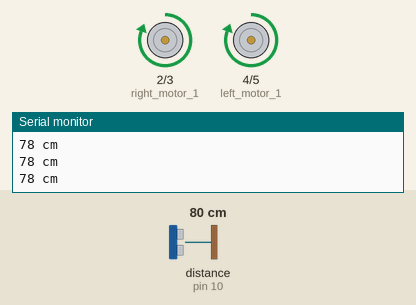
Simulated run of this sketch. Board: Arduino Uno, built with avr-gcc and run on an emulated ATmega328P. On the bench: motor-driver pin pairs drawn as motors (green arrow = first pin HIGH = forward, orange = second pin HIGH = backward, longer = more drive), the last lines printed to the serial monitor. Wiring (inferred from the names in the program): ultrasonic range finder: trigger pin 9; echo pin 10. Inputs (shaded band) come from the test bench; at power-on: distance to the obstacle (sensor on pin 10) 80 cm. The echo pulse lasts 58.3 µs per cm.

Above: at 1.2 s.
1.3 s: distance to the obstacle (sensor on pin 10) set to 34 cm
2.8 s: distance to the obstacle (sensor on pin 10) set to 30 cm
At 3.7 s:
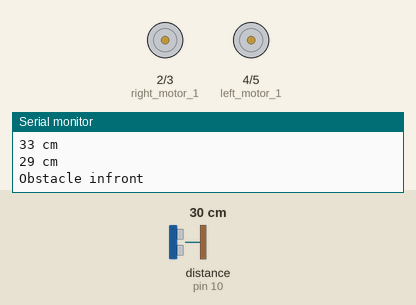
5.8 s: distance to the obstacle (sensor on pin 10) set to 35 cm
At 6.8 s:
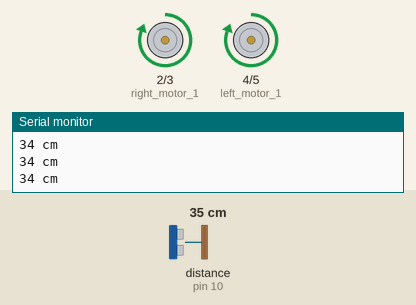
7.5 s: distance to the obstacle (sensor on pin 10) set to 2 cm
At 9.0 s:
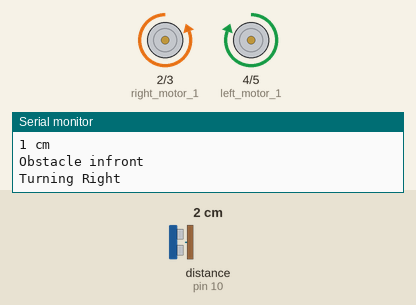
Timing chart, 0 to 11.5 s (numbered marks = the images above; inputs shaded):
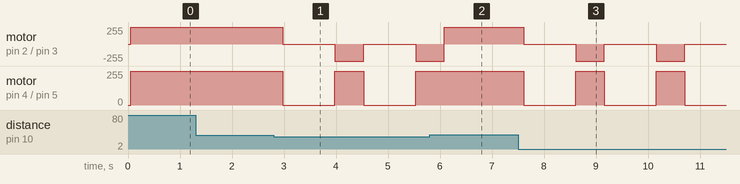

Measured:
- the behaviour switches between 32 and 31 cm on distance to the obstacle (sensor on pin 10) (found by bisection; images 0 and 1)
- after the input at 2.8 s, motor on pin 2 (right_motor_1) / pin 3 (right_motor_2): alternates backward 255/255 for 0.55 s and stopped for 1.0 s, starting after 0.18 s; motor on pin 4 (left_motor_1) / pin 5 (left_motor_2): alternates forward 255/255 for 0.55 s and stopped for 1.0 s, starting after 0.18 s
- after the input at 5.8 s, motor on pin 4 (left_motor_1) / pin 5 (left_motor_2): stays forward 255/255 (without the input it goes to stopped after 0.28 s)
- after the input at 7.5 s, motor on pin 2 (right_motor_1) / pin 3 (right_motor_2): alternates backward 255/255 for 0.55 s and stopped for 1.0 s, starting after 0.11 s; motor on pin 4 (left_motor_1) / pin 5 (left_motor_2): alternates forward 255/255 for 0.55 s and stopped for 1.0 s, starting after 0.11 s

The sketch:

13_Distance_measuring_robot_with_bluetooth.ino
```cpp
const int trigPin = 9;      // Connect trigger pin of ultrasonic sensor to 9 pin of UNO board
const int echoPin = 10;     // Connect echo pin of ultrasonic sensor to 10 pin of UNO board

int right_motor_1=2;        // Connect right side motor 1st wire to 2 pin of UNO board
int right_motor_2=3;        // Connect right side motor 2nd wire to 3 pin of UNO board
int left_motor_1=4;         // Connect left side motor 1st wire to 4 pin of UNO board
int left_motor_2=5;         /* Connect left side motor 2nd wire to 5 pin of UNO board*/
      //No need to declare Bluetooth pins connection, as UNO board 0 & 1 pins acts as Receiver and Tramistter
      //Connect Tx pin of Bluetooth to Rx pin (0 pin) of UNO board
      //Connect Rx pin of Bluetooth to Tx pin (1 pin) of UNO board
long duration;              // This is a variable to store the duration of ultrasonic signal
int distance;               // This is a variable to store the distance measured by ultrasonic sensor

void setup()
{
  pinMode(trigPin, OUTPUT);         // Set the trigger pin of ultrasonic sensor as Output from UNO board to send signals out
  pinMode(echoPin, INPUT);          // Set the echo pin of ultrasonic sensor as input to UNO board to read the recieved signals
      //Set all motor pins as outputs to UNO board to send signals to run the motors
  pinMode(right_motor_1, OUTPUT);
  pinMode(right_motor_2, OUTPUT);
  pinMode(left_motor_1, OUTPUT);
  pinMode(left_motor_2, OUTPUT);
  Serial.begin(9600);               // Starts the serial communication with specified speed
}

void rest()
{
        //to hold robot in stop position by default
  digitalWrite(right_motor_1, LOW);
  digitalWrite(right_motor_2,LOW);
  digitalWrite(left_motor_1, LOW);
  digitalWrite(left_motor_2, LOW);
}

void loop()
{
    //We have to send the signal sound out of ultrasonic sensor
  digitalWrite(trigPin, LOW);         // To make trigger pin clear from any values by making it to zero value
  delayMicroseconds(2);               // wait for 2 microseconds after making trigger pin zero
  digitalWrite(trigPin, HIGH);        // Sets the trigPin on HIGH state
  delayMicroseconds(10);              // Hold trigger pin on HIGH state for 10 Microseconds
  digitalWrite(trigPin, LOW);         // Stop the trigger pin or turn off the trigger pin HIGH state

                            //We have to read and calculate the distance based on reflected sound from obstacle
  duration = pulseIn(echoPin, HIGH);  // Read how much time HIGH value of signal received at echo pin and store it in DURATION variable
  distance = duration*0.034/2;        // Calculating the distance based on duration

                            //Write the distance value in display (either computer or send to mobile using bluetooth)
  Serial.print(distance);           // Prints the value of distance measured using ultrasonic sensor
  Serial.println(" cm");                // Prints the word "cm" on the Serial Monitor
  delay(50);

    //Now control the robot movement based on the signal received
   if(distance>30)                    // if distance of obstacle is more than 20 cm...
   {
      //Move robot forward
      digitalWrite(right_motor_1, HIGH);
      digitalWrite(right_motor_2,LOW);
      digitalWrite(left_motor_1, HIGH);
      digitalWrite(left_motor_2, LOW);
      delay(100);
   }
   if(distance<=30)                   // if distance of obstacle is less than or equal to 30 cm...
   {
              //stop robot for 1 second
      rest();
      Serial.println("Obstacle infront");
      delay(1000);
              //Turn robot right
      digitalWrite(right_motor_1, LOW);
      digitalWrite(right_motor_2,HIGH);
      digitalWrite(left_motor_1, HIGH);
      digitalWrite(left_motor_2, LOW);
      Serial.println("Turning Right");
      delay(500);
   }
}
```
